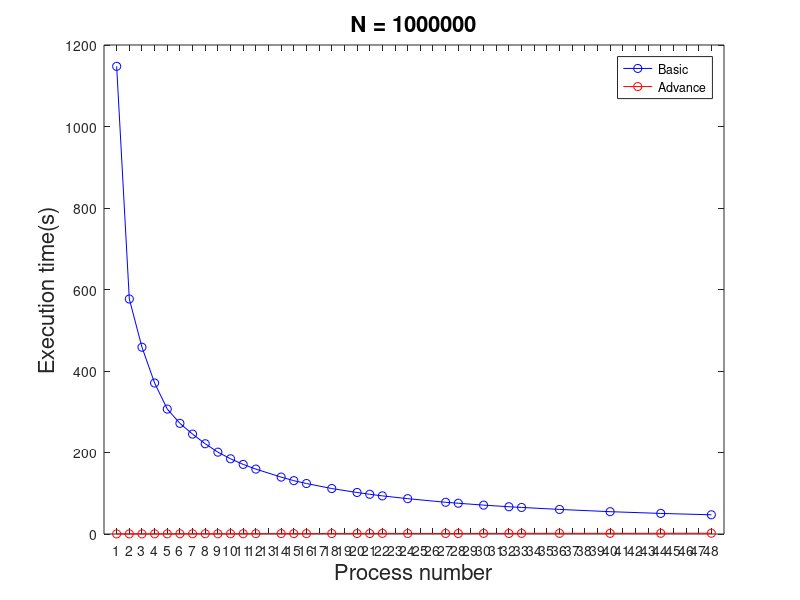

Write MATLAB code to recreate this figure.
%%
range_a = 1;
range_b = 96;
thred = 48;

f = fopen('basic_report.txt', 'r');


nodes = [];
ppn = [];
testcase = [];
time = [];

for i = range_a:range_b,
    str = fgets(f);
    if i > thred,
        element = strsplit(str, ' ');
        C = cellstr(element);
        nodes = [nodes str2double(C(1))];
        ppn = [ppn str2double(C(2))];
        testcase = [testcase str2double(C(3))];
        time = [time str2double(C(4))];
    end
end

process(1:50) = 1;
num_of_case(1:50) = 0;
for i = 1:48,
    target = nodes(i) * ppn(i);
    process(target) = process(target) * time(i);
    num_of_case(target) = num_of_case(target) + 1;
end

x_basic = [];
y_basic = [];
for i = 1:48,
    if num_of_case(i) > 0,
        x_basic = [x_basic i];
        process(i) = process(i) .^ (1/num_of_case(i));
        y_basic = [y_basic process(i)];
        fprintf('%d %f\n', i, process(i));
    end
end

fclose(f);
%%

f = fopen('advanced_report.txt', 'r');

nodes = [];
ppn = [];
testcase = [];
time = [];

for i = range_a:range_b,
    if i > thred,
        str = fgets(f);
        element = strsplit(str, ' ');
        C = cellstr(element);
        nodes = [nodes str2double(C(1))];
        ppn = [ppn str2double(C(2))];
        testcase = [testcase str2double(C(3))];
        time = [time str2double(C(4))];
    end
end

process(1:50) = 1;
num_of_case(1:50) = 0;
for i = 1:48,
    target = nodes(i) * ppn(i);
    process(target) = process(target) * time(i);
    num_of_case(target) = num_of_case(target) + 1;
end

x_advance = [];
y_advance = [];
for i = 1:48,
    if num_of_case(i) > 0,
        x_advance = [x_advance i];
        process(i) = process(i) .^ (1/num_of_case(i));
        y_advance = [y_advance process(i)];
        fprintf('%d %f\n', i, process(i));
    end
end

fclose(f);

%%

plot(x_basic, y_basic, 'b-o', x_advance, y_advance, 'r-o');
axis([0,49,0, 1200]);
 set(gca,...
    'XTickLabel',1:48,...
    'XTick', 1:48);
legend('Basic', 'Advance');
title('N = 1000000', 'FontSize', 16);
xlabel('Process number', 'FontSize', 16); 
ylabel('Execution time(s)', 'FontSize', 16);
    
